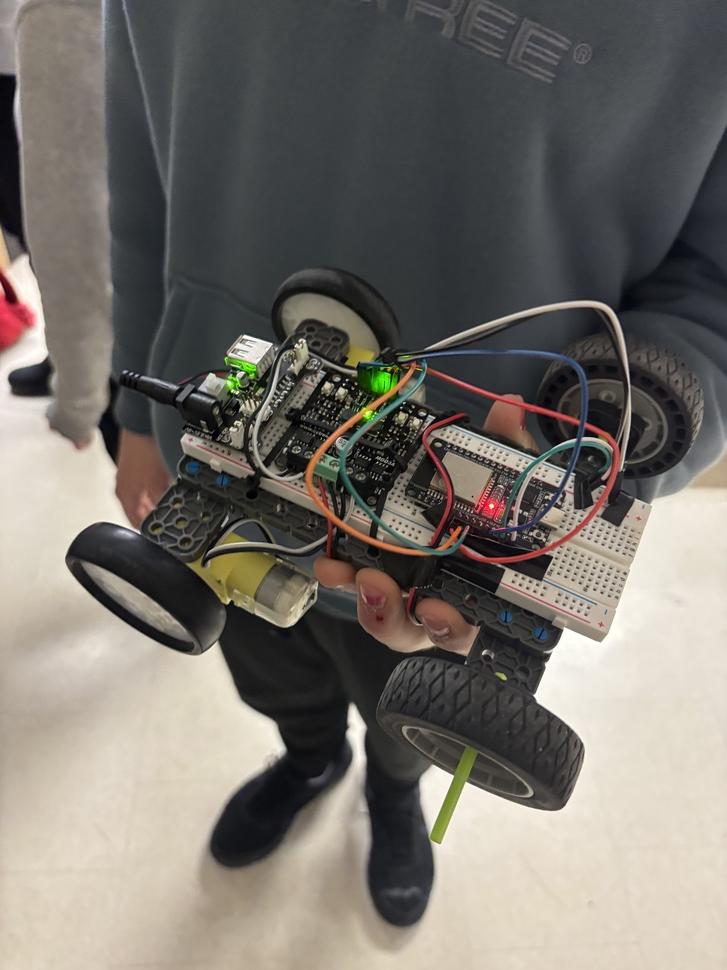
#> input picture IMG_2512.jpeg, 727 x 970 px, shrunk from 4284 x 5712 before the run
$ python -i colorMask.py   (imports and definitions only)
#> lines starting #> are read from the running program, lines starting #| are printed output that depends on the picture; after the words box and inside, x2 and y2 are one past the last pixel; in counts of white or black regions, pixels touching at a corner belong together
#> further down, picture is the input picture: shape (970, 727, 3); mean B, G, R 107.3, 113.6, 118.1
import cv2
import numpy as np

def filter_by_color_range(image, lower_bound, upper_bound):
    # Convert the input image from BGR to HSV color space
    hsv = cv2.cvtColor(image, cv2.COLOR_BGR2HSV)

    # Create a mask for the specified HSV range
    mask = cv2.inRange(hsv, lower_bound, upper_bound)

    # Apply the mask to the original image
    result = cv2.bitwise_and(image, image, mask=mask)

    return result

def average_points_of_blobs(filtered_image, min_size):
    # Convert the filtered image to grayscale
    gray = cv2.cvtColor(filtered_image, cv2.COLOR_BGR2GRAY)

    # Create a binary mask where non-black pixels (i.e., within the color range) are white
    _, binary_mask = cv2.threshold(gray, 1, 255, cv2.THRESH_BINARY)

    # Perform connected components analysis
    num_labels, labels, stats, centroids = cv2.connectedComponentsWithStats(binary_mask, connectivity=8)

    valid_centroids = []
    # Skip the first label (background)
    for i in range(1, num_labels):
        area = stats[i, cv2.CC_STAT_AREA]
        # Only consider blobs meeting the minimum size requirement
        if area >= min_size:
            # Centroids are returned as float coordinates; convert them if desired
            centroid = (int(centroids[i][0]), int(centroids[i][1]))
            valid_centroids.append(centroid)

    return valid_centroids

def get_farthest_point(image):
    if len(image.shape) == 3:
        image = cv2.cvtColor(image, cv2.COLOR_BGR2GRAY)
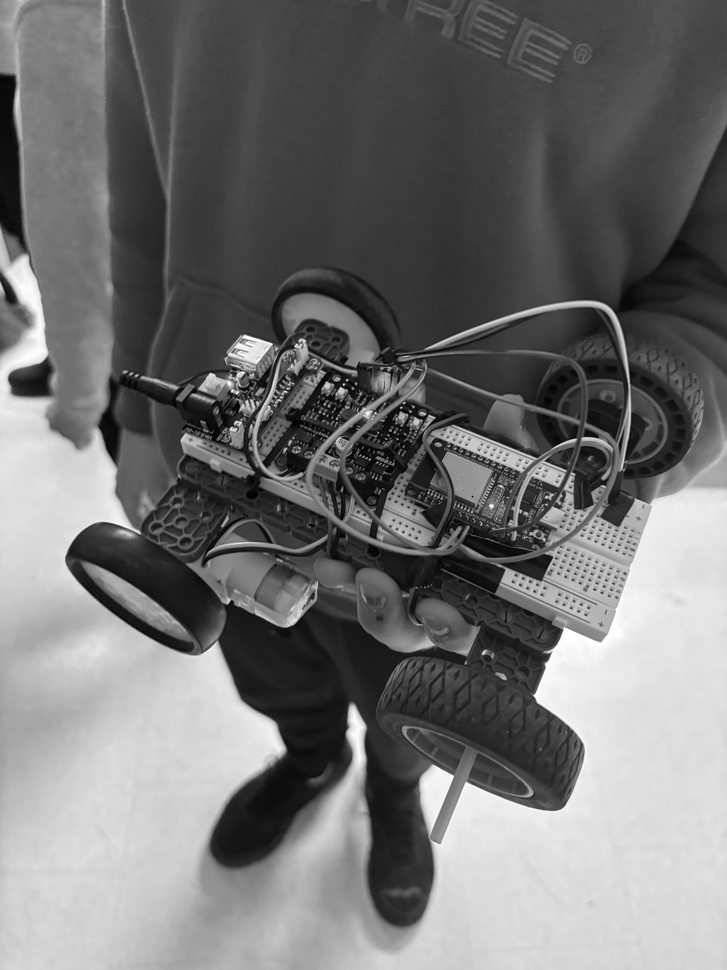
#> image: shape (970, 727); min 0, max 255, mean 114.2

    # Threshold to get a binary mask
    _, binaryBlue = cv2.threshold(image, 1, 255, cv2.THRESH_BINARY)
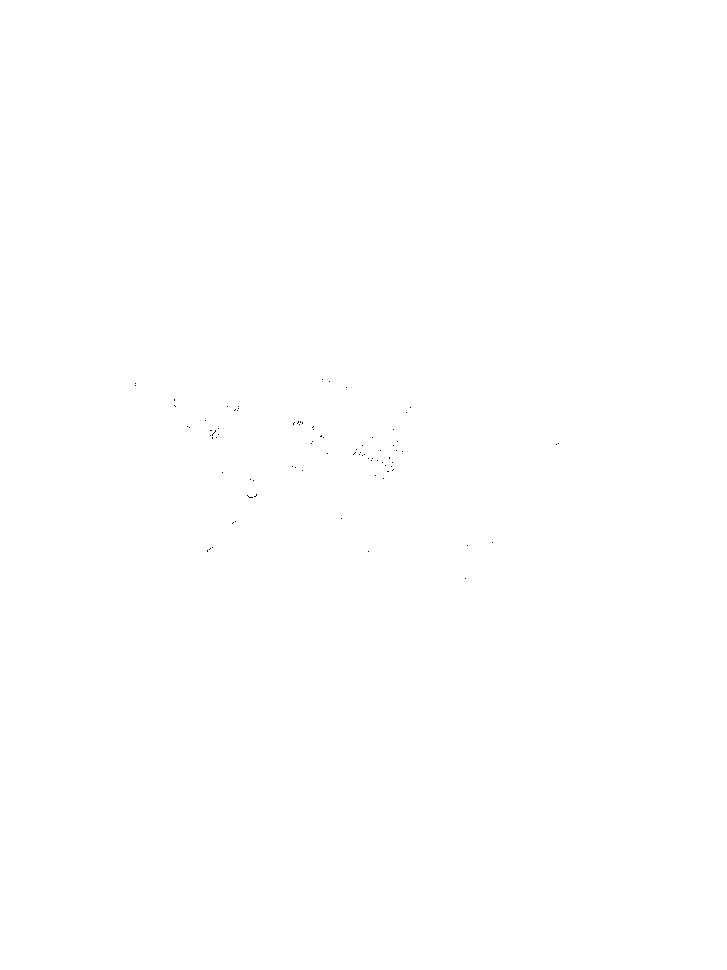
#> binaryBlue: shape (970, 727); 100% white; black in thin lines or dots, all inside (x1, y1, x2, y2) = (135, 379, 559, 579)

    # Invert it
    invertedMask = cv2.bitwise_not(binaryBlue)

    # Ensure it's CV_8UC1
    invertedMask = invertedMask.astype(np.uint8)

    # Now apply the distance transform
    distTransform = cv2.distanceTransform(invertedMask, cv2.DIST_L2, 3)

    # Find the max location
    minVal, maxVal, minLoc, maxLoc = cv2.minMaxLoc(distTransform)
#> minVal = 0; maxVal = 0.955; minLoc = (0, 0); maxLoc = (322, 379)
    farthest_point = maxLoc
#> farthest_point = (322, 379)

    # 5. (Optional) visualize that point on the homography-corrected image
    return farthest_point

>>> import cv2
>>> picture = cv2.imread('IMG_2512.jpeg')
>>> result = get_farthest_point(picture)
#> result = (322, 379)
